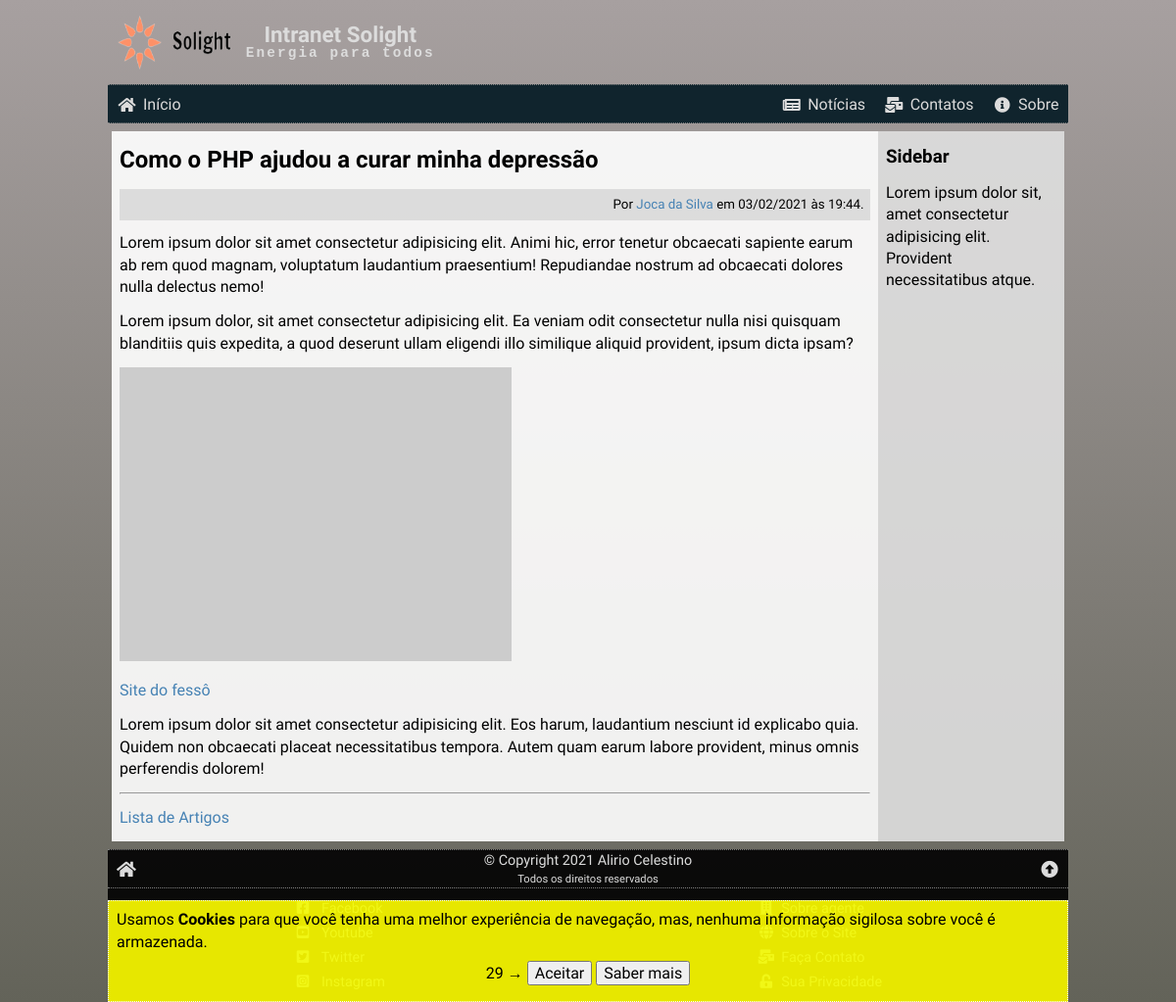
/ler.php?id=4, run on the app's committed database.
### tables this page shows
CREATE TABLE content (
    cont_id INT NOT NULL PRIMARY KEY AUTO_INCREMENT,
    cont_date TIMESTAMP DEFAULT CURRENT_TIMESTAMP,
    cont_image VARCHAR(255) NOT NULL,
    cont_title VARCHAR(127) NOT NULL,
    cont_preview VARCHAR(255) NOT NULL,
    cont_text LONGTEXT NOT NULL,
    cont_author INT NOT NULL,
    cont_status ENUM ('ativo', 'inativo') DEFAULT 'ativo',
    FOREIGN KEY (cont_author) REFERENCES authors (aut_id)
);

CREATE TABLE authors (
    aut_id INT NOT NULL PRIMARY KEY AUTO_INCREMENT,
    aut_date TIMESTAMP DEFAULT CURRENT_TIMESTAMP,
    aut_avatar VARCHAR(255) NOT NULL,
    aut_name VARCHAR(127) NOT NULL,
    aut_link VARCHAR(255) NOT NULL,
    status ENUM ('ativo', 'inativo') DEFAULT 'ativo'
);

### ler.php (the view, shortened to what this page needs)
<?php
require('./_config.php');
$artHTML = '';
$id = (isset($_GET['id'])) ? intval($_GET['id']) : 0;
$sql = "SELECT *, DATE_FORMAT(cont_date, '%d/%m/%Y às %H:%i') AS datebr
        FROM `content`
        INNER JOIN authors ON aut_id = cont_author
        WHERE `cont_id` = '{$id}' AND `cont_status` = 'ativo'";
$res = $conn->query($sql);
$art = $res->fetch_assoc();
$artHTML .= <<<HTML
    <h2>{$art['cont_title']}</h2>
    <small class="autordata">
        Por <a href="{$art['aut_link']}" target="_blank">{$art['aut_name']}</a> em {$art['datebr']}.
    </small>
    {$art['cont_text']}
    <hr>
    <p class="center">
        <a href="/">Lista de Artigos</a>
    </p>
HTML;
require('./_header.php');
?>
<article>
    <?php echo $artHTML ?>
</article>
<aside>
    <h3>Sidebar</h3>
    <p>Lorem ipsum dolor sit, amet consectetur adipisicing elit. Provident necessitatibus atque.</p>
</aside>
<?php
require('./_footer.php');
?>

### css/global.css (style rules this page uses)
* { box-sizing: border-box; outline: none; }
html, body { font-family: 'Grandstander', cursive; font-size: 16px; position: relative; width: 100%; height: 100%; padding: 0; margin: 0; line-height: 1.4; }
header, nav, main, article, aside, footer { display: block; }
h1, h2, h3, h4, h5, p { margin: .8rem 0; }
a { color: steelblue; text-decoration: none; transition: .2s; }
body { background-image: linear-gradient(rgb(167, 160, 160), rgb(99, 99, 89)); background-attachment: fixed; background-size: cover; background-position-x: left; }
article { background: rgba(255, 255, 255, .9); overflow: auto; margin-top: .5rem; padding: 0 .5rem; flex: 4; }
aside { background: rgba(223, 223, 223, .9); overflow: auto; margin-top: .5rem; padding: 0 .5rem; }
@media (min-width: 575px) { article { margin-left: .25rem; } }
@media (min-width: 575px) { aside { min-width: 190px; max-width: 190px; margin-right: .25rem; } }

### css/ler.css (style rules this page uses)
.autordata { background: rgba(0,0,0,.1); display: block; padding: .4rem; text-align: right; }

### data on the page
content: cont_title "Como o PHP ajudou a curar minha depressão", cont_author.aut_name "Joca da Silva", cont_text "Lorem ipsum dolor sit amet consectetur adipisicing elit. Animi hic, error tenetur obcaecati sapiente earum ab rem quod magnam, voluptatum laudantium praesentium! Repudiandae nostrum ad obcaecati dolores nulla delectus nemo! Lorem ipsum dolor, sit amet consectetur adipisicing elit. Ea veniam odit consectetur nulla nisi quisquam blanditiis quis expedita, a quod deserunt ullam eligendi illo similique aliquid provident, ipsum dicta ipsam? Site do fessô Lorem ipsum dolor sit amet consectetur adipisicing elit. Eos harum, laudantium nesciunt id explicabo quia. Quidem non obcaecati placeat necessitatibus tempora. Autem quam earum labore provident, minus omnis perferendis dolorem!"

### other printed values
$_C['siteName'] "Solight"
$_C['siteSlogan'] "Energia para todos"
$art['datebr'] "03/02/2021 às 19:44"
$_C['copyright'] "© Copyright 2021 Alirio Celestino"
